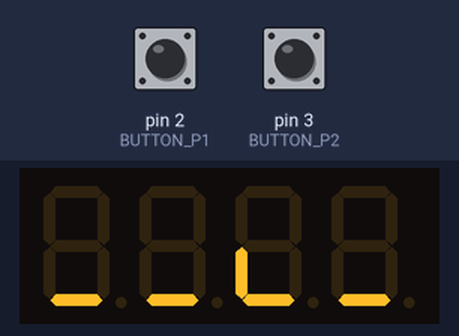
Simulated run of this sketch. Board: Arduino Uno, built with avr-gcc and run on an emulated ATmega328P. Parts: 4-digit seven-segment display. Inputs (shaded band) come from the test bench; at power-on: pin 2 (BUTTON_P1) HIGH, pin 3 (BUTTON_P2) HIGH. What the sketch prints to the serial monitor is not drawn.

Above: at 1.0 s.
1.3 s: pin 2 (BUTTON_P1) pulled LOW for 3.2 s
At 3.1 s:
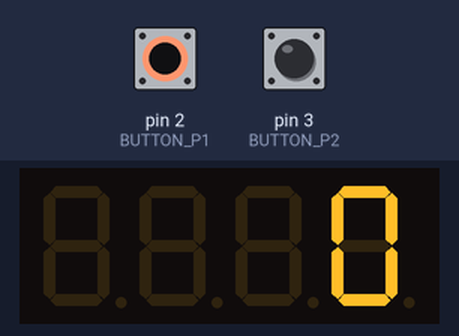
6.0 s: pin 3 (BUTTON_P2) pulled LOW for 0.15 s
At 6.6 s:
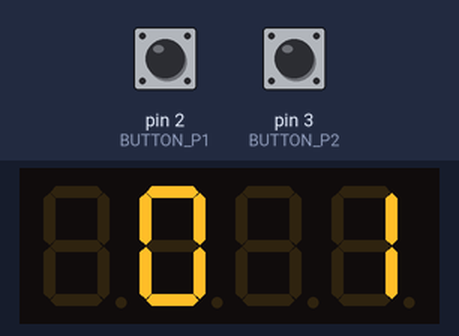
6.7 s: pin 2 (BUTTON_P1) pulled LOW for 0.15 s
At 7.08 s:
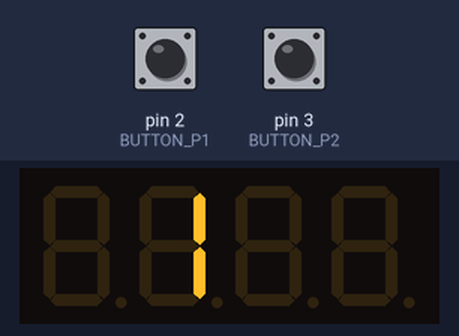
7.4 s: pin 3 (BUTTON_P2) pulled LOW for 1 s
At 9.7 s:
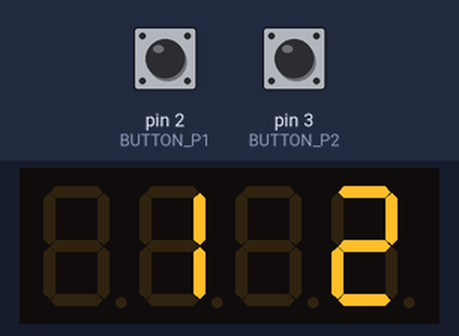
Timing chart, 0 to 10.0 s (numbered marks = the images above; inputs shaded):
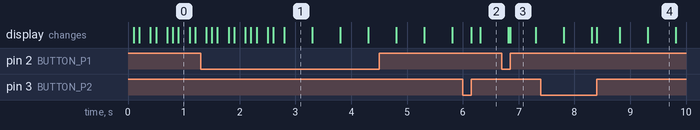

The sketch:

TableTennisCounter_v01.ino
```cpp
#include <Wire.h>
#include <Adafruit_GFX.h>
#include "Adafruit_LEDBackpack.h"

#define BUTTON_P1 2
#define BUTTON_P2 3

#define DISPLAY_ADDRESS 0x70

int p1Win[30][4] = { { 0, 0, 0, 0 }, { 48, 0, 0, 0 }, { 51, 0, 0, 0 }, { 243, 56, 0, 0 }, { 243, 56, 6, 0 }, { 243, 56, 6, 0 }, { 243, 56, 6, 0 }, { 243, 56, 6, 0 }, { 195, 56, 6, 0 }, { 192, 56, 6, 0 }, { 0, 56, 6, 0 }, { 48, 56, 6, 0 }, { 2096, 8, 6, 0 }, { 10294, 8, 6, 0 }, { 10294, 0, 0, 0 }, { 10294, 513, 0, 0 }, { 10294, 4617, 0, 0 }, { 10294, 4617, 48, 0 }, { 10294, 4617, 8496, 0 }, { 10294, 4617, 8502, 0 }, { 10294, 4617, 8502, 33 }, { 10294, 4617, 8502, 225 }, { 10294, 4617, 8502, 237 }, { 10294, 4617, 8502, 237 }, { 10294, 4617, 8502, 237 }, { 10294, 4617, 8502, 237 }, { 10294, 4617, 8502, 237 }, { 10294, 4617, 8502, 237 }, { 10294, 4617, 8502, 237 }, { 10294, 4617, 8502, 237 } };
int p1Winlen = 30;
int p2Win[30][4] = { { 0, 0, 0, 0 }, { 192, 0, 0, 0 }, { 195, 0, 0, 0 }, { 243, 0, 0, 0 }, { 243, 8, 0, 0 }, { 243, 56, 0, 0 }, { 243, 56, 24, 0 }, { 243, 56, 218, 0 }, { 243, 56, 219, 0 }, { 240, 56, 219, 0 }, { 240, 24, 218, 0 }, { 208, 24, 216, 0 }, { 16, 24, 152, 0 }, { 16, 8, 8, 0 }, { 0, 0, 8, 0 }, { 0, 0, 0, 0 }, { 48, 0, 0, 0 }, { 10288, 0, 0, 0 }, { 10294, 0, 0, 0 }, { 10294, 4608, 0, 0 }, { 10294, 4617, 0, 0 }, { 10294, 4617, 48, 0 }, { 10294, 4617, 8496, 0 }, { 10294, 4617, 8502, 0 }, { 10294, 4617, 8502, 33 }, { 10294, 4617, 8502, 225 }, { 10294, 4617, 8502, 237 }, { 10294, 4617, 8502, 237 }, { 10294, 4617, 8502, 237 }, { 10294, 4617, 8502, 237 } };
int p2Winlen = 30;

Adafruit_AlphaNum4 disp = Adafruit_AlphaNum4();

bool game = true;
bool end = false;

String state;

bool b1Down = false;
bool b2Down = false;

int count1;
int count2;
int pcount1 = 0;
int pcount2 = 0;
int totalCount = count1 + count2;

long waitTime = 1500;
long time1 = 0;
long time2 = 0;

int aufschlag = 0;

// player1 = 0 player2 = 1
int beginner = 0;
int winner;

bool blinkOn = false;
bool blinkState = false;
long previousMillis = 0;
long timeoutMillis;

bool ignorePoint[2] = {false, false};

void setup() {
  Serial.begin(9600);

  Serial.println("START");
  disp.begin(DISPLAY_ADDRESS);
  Serial.println("got here");
  disp.setBrightness(10);
  disp.clear();
  disp.writeDisplay();
  Serial.println("SETUP after Display");


  state = "idle";
  pinMode(BUTTON_P1, INPUT_PULLUP);
  pinMode(BUTTON_P2, INPUT_PULLUP);
  count1 = 0;
  count2 = 0;

  time1 = 0;
  time2 = 0;

  Serial.println("SETUP END");


}

long current_millis = 0;
long interval = 500;

void loop() {

  blink();

  current_millis = millis();
  totalCount = count1 + count2;

  if (current_millis - timeoutMillis > 600000) {
    state = "idle";
    timeoutMillis = current_millis;
  }

  if (digitalRead(BUTTON_P1) == LOW) {
    timeoutMillis = current_millis;
    if (!b1Down) {
      b1Down = true;
    }
  }
  if (digitalRead(BUTTON_P1) == HIGH) {

    if (b1Down && !ignorePoint[0]) {
      if (state == "game") {
        count1 += addPoint();
        aufschlag = getAufschlag();
      }
    }
    time1 = current_millis;
    ignorePoint[0] = false;
    b1Down = false;
  }

  if (current_millis - time1 > waitTime) {
    start(0);
  }

  if (digitalRead(BUTTON_P2) == LOW) {
    timeoutMillis = current_millis;
    if (!b2Down) {
      b2Down = true;
    }
  }
  if (digitalRead(BUTTON_P2) == HIGH) {

    if (b2Down && !ignorePoint[1]) {
      if (state == "game") {
        count2 += addPoint();
        aufschlag = getAufschlag();
      }
    }
    time2 = current_millis;
    ignorePoint[1] = false;
    b2Down = false;
  }

  if (current_millis - time2 > waitTime) {
    start(1);
  }

  //Serial.println(current_millis - time2);
  if (b1Down && b2Down) {
    count2 = pcount2;
    count1 = pcount1;
    ignorePoint[0] = true;
    ignorePoint[1] = true;
    aufschlag = getAufschlag();
  }


  if (state == "game") {
    displayCount(count1, 0, aufschlag == 0);
    displayCount(count2, 2, aufschlag == 1);

    disp.writeDisplay();

    if (((count1 < 11 && count2 < 11) || abs(count1 - count2) < 2)) {

    } else {
      win();
    }
    // display the text

  } else if (state == "idle") {
    idle();
  } else if (state == "end") {

    int p = int((millis() * 0.01)) % 60;
    if (p < 30) {
      if (winner == 0) {
        for (int j = 0; j < 4; j++) {
          disp.writeDigitRaw(j, p1Win[p][j]);
        }
      } else {
        for (int j = 0; j < 4; j++) {
          disp.writeDigitRaw(j, p2Win[p][j]);
        }
      }

    } else {
      displayCount(count1, 0, aufschlag == 0);
      displayCount(count2, 2, aufschlag == 1);
    }
    disp.writeDisplay();
  }


  /*
  Serial.print(state);
  Serial.print(";");
  Serial.print(count1);
  Serial.print(";");
  Serial.print(count2);
  Serial.println();
  */
  //Serial.println("Sate:" + state) + ",p1:" + count1 + "p2:" +count2);
}

void win() {
  if (count1 > count2) {
    winner = 0;
  }

  else {
    winner = 1;
  }
  //end = true;
  state = "end";
  blinkOn = false;
}

int getAufschlag() {
  totalCount = count1 + count2;
  if (totalCount < 20) {
    if (totalCount % 4 == 0 || totalCount % 4 == 1) {
      return beginner;
    } else {
      return abs(beginner - 1);
    }
  } else {
    if (totalCount % 2 == 0) {
      return beginner;
    } else {
      return abs(beginner - 1);
    }
  }
}

int addPoint() {
  if ((count1 < 11 && count2 < 11) || abs(count1 - count2) < 2) {
    pcount1 = count1;
    pcount2 = count2;
    return 1;
  } else {
    win();
    return 0;
  }
}

void start(int b) {
  count1 = 0;
  count2 = 0;
  beginner = b;
  aufschlag = getAufschlag();
  blinkOn = true;
  state = "game";
  ignorePoint[b] = true;
  //Serial.println("Start");

}

void displayCount(int c, int start, bool turn) {
  for (int i = 1; i >= 0; i--) {
    if (String(c).length() > 1) {
      disp.writeDigitAscii(i + start, String(c).charAt(i));
    } else {
      disp.writeDigitAscii(start + 1, String(c).charAt(i));
      disp.writeDigitAscii(start, ' ');
    }
  }
  if (turn && blinkState) {
    disp.writeDigitAscii(start, ' ');
    disp.writeDigitAscii(start + 1, ' ');
  }
}

void blink() {
  current_millis = millis();
  if (blinkOn) {
    if (current_millis - previousMillis >= interval) {
      // save the last time you blinked the LED
      previousMillis = current_millis;

      // if the LED is off turn it on and vice-versa:
      if (blinkState == false) {
        blinkState = true;
      } else {
        blinkState = false;
      }
    }
  } else {
    blinkState = false;
  }
}

int idelAnimation[14][4] = { { 8, 8, 24, 9 }, { 8, 8, 25, 8 }, { 8, 1032, 24, 8 }, { 8, 2056, 24, 8 }, { 16392, 8, 24, 8 }, { 8200, 8, 24, 8 }, { 264, 8, 24, 8 }, { 9, 8, 24, 8 }, { 8, 9, 24, 8 }, { 8, 8, 280, 8 }, { 8, 8, 8216, 8 }, { 8, 8, 16408, 8 }, { 8, 8, 24, 2056 }, { 8, 8, 24, 1032 } };
int idelAnimationlen = 14;

void idle() {
  int p = int((millis() * 0.01)) % idelAnimationlen;
  for (int j = 0; j < 4; j++) {
    disp.writeDigitRaw(j, idelAnimation[p][j]);
  }

  disp.writeDisplay();
}
```

Measured:
- after the input at 1.3 s, the display: first differs from a run without the input after 1.5 s (image 1)
- after the input at 6.0 s, the display: first changes after 0.15 s (image 2 shows a later state)
- after the input at 6.7 s, the display: first differs from a run without the input after 0.15 s (image 3)
- after the input at 7.4 s, the display: first differs from a run without the input after 1.0 s (image 4)
- what the display in image 1 shows lasts 0.5 s, from 2.8 s to 3.3 s
